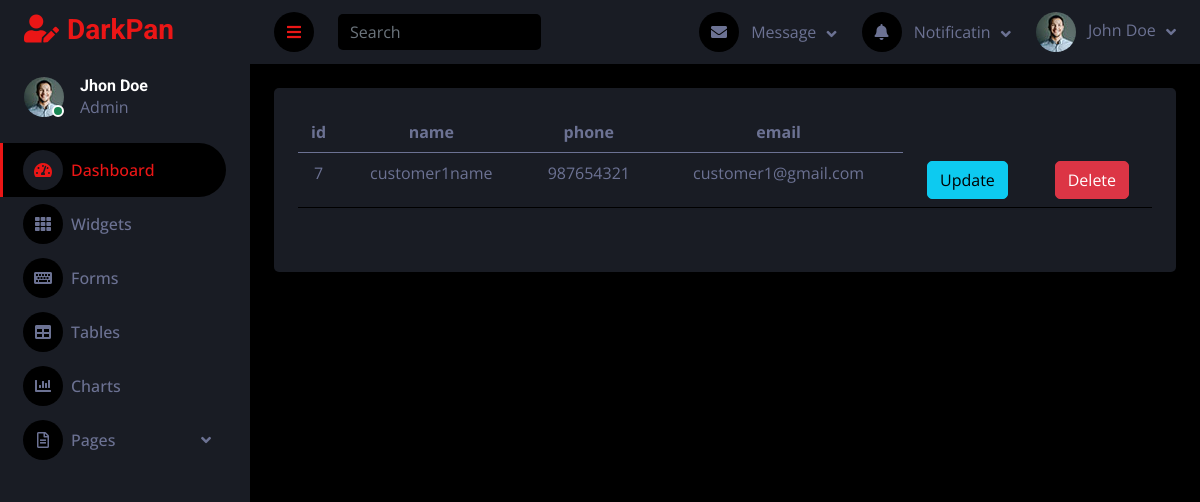
Screenshot of /customer_details/ with the database file from the repository.
### sales_app/models.py (models this page shows, shortened)
class Customer(models.Model):
    user=models.ForeignKey(Login,on_delete=models.CASCADE,related_name="customer")
    name=models.CharField(max_length=50)
    phone_number=models.CharField(max_length=100)
    email=models.EmailField()
    status1=models.BooleanField(default=0)

### sales_app/admin_views.py (the view)
# urls.py: path("customer_details/", admin_views.customer_details, name="customer_details"),
def customer_details(request):
    customers=Customer.objects.all()
    return render(request,"admin/customer_details.html",{'customers':customers})

### template/admin/customer_details.html
{% extends 'dash.html' %}
{% block content %}
<table class="table" >
  <thead>
    <tr>
      <th scope="col">id</th>
      <th scope="col">name</th>
      <th scope="col">phone</th>
      <th scope="col">email</th>
    </tr>
  </thead>
  <tbody>
  {% for i in customers %}
    <tr>
       <td>{{i.id}}</td>
      <td>{{i.name}}</td>
      <td>{{i.phone_number}}</td>
      <td>{{i.email}}</td>
      <td><a href="{% url 'customer_update' i.id %}"><button class="btn btn-info">Update</button></a></td>
      <td><a href="{% url 'customer_delete' i.id %}"><button class="btn btn-danger">Delete</button></a></td>
    </tr>
  {% endfor %}
  </tbody>
</table>
{% endblock %}

### static/dash/css/style.css (style rules this page uses)
:root { --primary: #EB1616; --secondary: #191C24; --light: #6C7293; --dark: #000000; }
.btn { transition: .5s; }

### rows the page displays
Customer: id "7", name "customer1name", phone_number "987654321", email "customer1@gmail.com"
